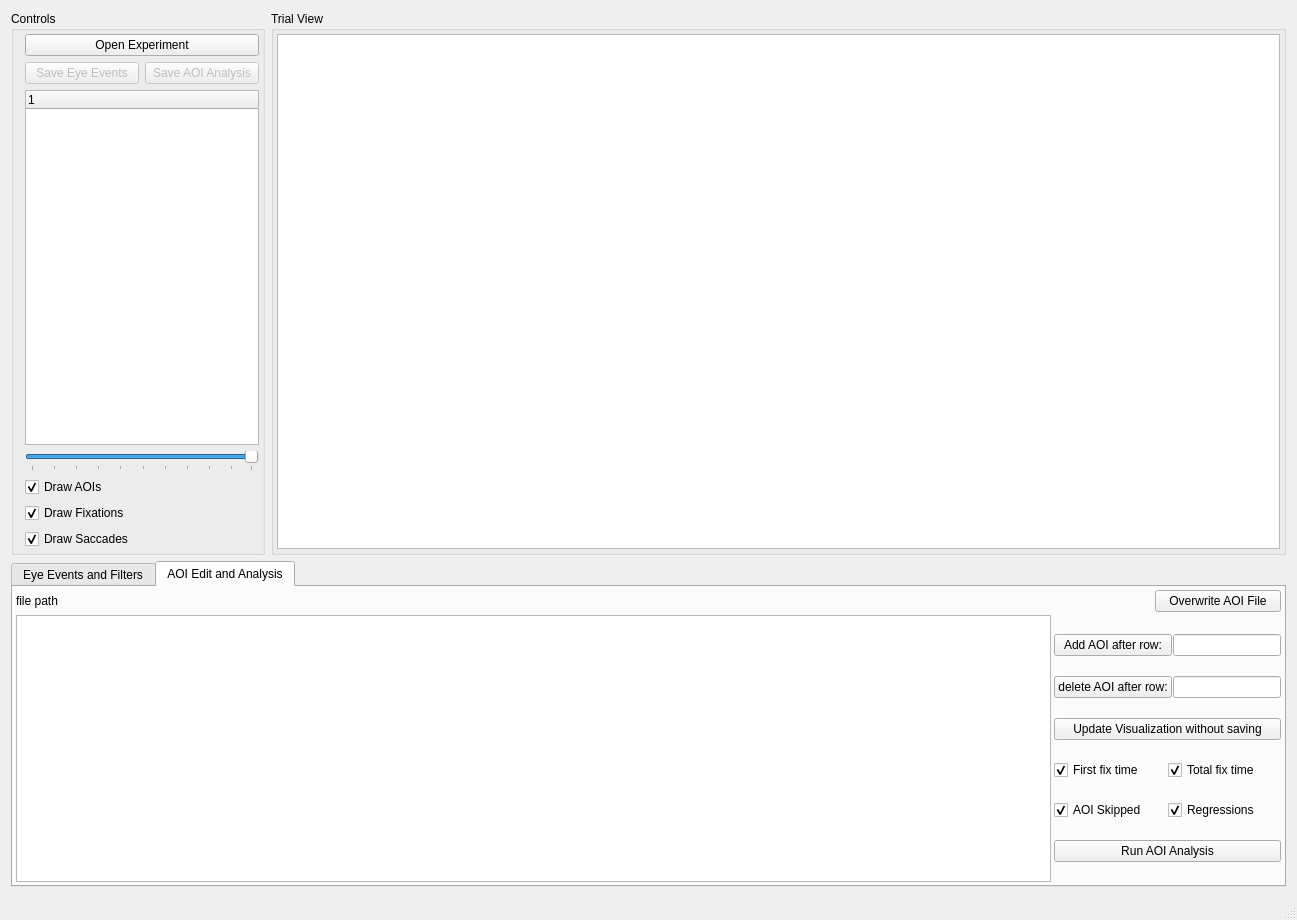
<?xml version="1.0" encoding="UTF-8"?>
<ui version="4.0">
 <class>MainWindow</class>
 <widget class="QMainWindow" name="MainWindow">
  <property name="geometry">
   <rect>
    <x>0</x>
    <y>0</y>
    <width>1297</width>
    <height>920</height>
   </rect>
  </property>
  <property name="windowTitle">
   <string>Eye-Wink</string>
  </property>
  <widget class="QWidget" name="centralWidget">
   <layout class="QVBoxLayout" name="verticalLayout" stretch="5,3">
    <item>
     <layout class="QHBoxLayout" name="horizontalLayout" stretch="1,4">
      <item>
       <widget class="QGroupBox" name="groupBox">
        <property name="title">
         <string>Controls</string>
        </property>
        <layout class="QVBoxLayout" name="verticalLayout_2">
         <property name="spacing">
          <number>6</number>
         </property>
         <property name="topMargin">
          <number>3</number>
         </property>
         <property name="rightMargin">
          <number>3</number>
         </property>
         <property name="bottomMargin">
          <number>3</number>
         </property>
         <item>
          <widget class="QPushButton" name="pushButton">
           <property name="text">
            <string>Open Experiment</string>
           </property>
          </widget>
         </item>
         <item>
          <layout class="QHBoxLayout" name="horizontalLayout_2">
           <item>
            <widget class="QPushButton" name="pushButton_6">
             <property name="enabled">
              <bool>false</bool>
             </property>
             <property name="text">
              <string>Save Eye Events</string>
             </property>
            </widget>
           </item>
           <item>
            <widget class="QPushButton" name="pushButton_7">
             <property name="enabled">
              <bool>false</bool>
             </property>
             <property name="text">
              <string>Save AOI Analysis</string>
             </property>
            </widget>
           </item>
          </layout>
         </item>
         <item>
          <widget class="QTreeWidget" name="treeWidget">
           <column>
            <property name="text">
             <string notr="true">1</string>
            </property>
           </column>
          </widget>
         </item>
         <item>
          <widget class="QSlider" name="horizontalSlider">
           <property name="value">
            <number>99</number>
           </property>
           <property name="orientation">
            <enum>Qt::Horizontal</enum>
           </property>
           <property name="tickPosition">
            <enum>QSlider::TicksBelow</enum>
           </property>
           <property name="tickInterval">
            <number>0</number>
           </property>
          </widget>
         </item>
         <item>
          <widget class="QCheckBox" name="checkBox_3">
           <property name="text">
            <string>Draw AOIs</string>
           </property>
           <property name="checked">
            <bool>true</bool>
           </property>
          </widget>
         </item>
         <item>
          <widget class="QCheckBox" name="checkBox">
           <property name="text">
            <string>Draw Fixations</string>
           </property>
           <property name="checked">
            <bool>true</bool>
           </property>
          </widget>
         </item>
         <item>
          <widget class="QCheckBox" name="checkBox_2">
           <property name="text">
            <string>Draw Saccades</string>
           </property>
           <property name="checked">
            <bool>true</bool>
           </property>
          </widget>
         </item>
        </layout>
       </widget>
      </item>
      <item>
       <widget class="QGroupBox" name="groupBox_2">
        <property name="title">
         <string>Trial View</string>
        </property>
        <property name="alignment">
         <set>Qt::AlignLeading|Qt::AlignLeft|Qt::AlignTop</set>
        </property>
        <layout class="QGridLayout" name="gridLayout">
         <property name="leftMargin">
          <number>3</number>
         </property>
         <property name="topMargin">
          <number>3</number>
         </property>
         <property name="rightMargin">
          <number>3</number>
         </property>
         <property name="bottomMargin">
          <number>3</number>
         </property>
         <property name="horizontalSpacing">
          <number>3</number>
         </property>
         <item row="0" column="0">
          <widget class="GraphicsView" name="graphicsView">
           <property name="autoFillBackground">
            <bool>false</bool>
           </property>
           <property name="alignment">
            <set>Qt::AlignLeading|Qt::AlignLeft|Qt::AlignTop</set>
           </property>
          </widget>
         </item>
        </layout>
       </widget>
      </item>
     </layout>
    </item>
    <item>
     <widget class="QTabWidget" name="tabWidget">
      <property name="currentIndex">
       <number>1</number>
      </property>
      <widget class="QWidget" name="tab">
       <attribute name="title">
        <string>Eye Events and Filters</string>
       </attribute>
       <layout class="QGridLayout" name="gridLayout_2" columnstretch="1,0">
        <property name="leftMargin">
         <number>3</number>
        </property>
        <property name="topMargin">
         <number>3</number>
        </property>
        <property name="rightMargin">
         <number>3</number>
        </property>
        <property name="bottomMargin">
         <number>3</number>
        </property>
        <property name="spacing">
         <number>3</number>
        </property>
        <item row="0" column="0">
         <widget class="QTableWidget" name="tableWidget"/>
        </item>
        <item row="0" column="1">
         <layout class="QVBoxLayout" name="verticalLayout_3">
          <item>
           <widget class="QTextEdit" name="textEdit"/>
          </item>
          <item>
           <layout class="QHBoxLayout" name="horizontalLayout_3" stretch="3,1">
            <item>
             <widget class="QPushButton" name="pushButton_10">
              <property name="text">
               <string>Remove Fixations&lt;</string>
              </property>
             </widget>
            </item>
            <item>
             <widget class="QLineEdit" name="lineEdit_4"/>
            </item>
           </layout>
          </item>
          <item>
           <layout class="QHBoxLayout" name="horizontalLayout_4" stretch="3,1">
            <item>
             <widget class="QPushButton" name="pushButton_9">
              <property name="text">
               <string>Remove Fixations &gt;</string>
              </property>
             </widget>
            </item>
            <item>
             <widget class="QLineEdit" name="lineEdit_3">
              <property name="text">
               <string/>
              </property>
             </widget>
            </item>
           </layout>
          </item>
          <item>
           <widget class="QPushButton" name="pushButton_8">
            <property name="text">
             <string>Update Visualization without saving</string>
            </property>
           </widget>
          </item>
         </layout>
        </item>
       </layout>
      </widget>
      <widget class="QWidget" name="tab_3">
       <attribute name="title">
        <string>AOI Edit and Analysis</string>
       </attribute>
       <layout class="QGridLayout" name="gridLayout_3">
        <property name="leftMargin">
         <number>3</number>
        </property>
        <property name="topMargin">
         <number>3</number>
        </property>
        <property name="rightMargin">
         <number>3</number>
        </property>
        <property name="bottomMargin">
         <number>3</number>
        </property>
        <property name="spacing">
         <number>3</number>
        </property>
        <item row="1" column="0">
         <layout class="QHBoxLayout" name="horizontalLayout_10" stretch="9,0">
          <property name="spacing">
           <number>3</number>
          </property>
          <item>
           <widget class="QTableWidget" name="tableWidget_2"/>
          </item>
          <item>
           <layout class="QVBoxLayout" name="verticalLayout_4" stretch="0,0,0,0,0,0">
            <property name="spacing">
             <number>1</number>
            </property>
            <item>
             <layout class="QHBoxLayout" name="horizontalLayout_6" stretch="1,0">
              <property name="spacing">
               <number>1</number>
              </property>
              <item>
               <widget class="QPushButton" name="pushButton_4">
                <property name="text">
                 <string>Add AOI after row:</string>
                </property>
               </widget>
              </item>
              <item>
               <widget class="QLineEdit" name="lineEdit"/>
              </item>
             </layout>
            </item>
            <item>
             <layout class="QHBoxLayout" name="horizontalLayout_7" stretch="0,0">
              <property name="spacing">
               <number>1</number>
              </property>
              <item>
               <widget class="QPushButton" name="pushButton_5">
                <property name="text">
                 <string>delete AOI after row:</string>
                </property>
               </widget>
              </item>
              <item>
               <widget class="QLineEdit" name="lineEdit_2">
                <property name="text">
                 <string/>
                </property>
               </widget>
              </item>
             </layout>
            </item>
            <item>
             <widget class="QPushButton" name="pushButton_3">
              <property name="text">
               <string>Update Visualization without saving</string>
              </property>
             </widget>
            </item>
            <item>
             <layout class="QHBoxLayout" name="horizontalLayout_8">
              <property name="spacing">
               <number>1</number>
              </property>
              <item>
               <widget class="QCheckBox" name="checkBox_5">
                <property name="text">
                 <string>First fix time</string>
                </property>
                <property name="checked">
                 <bool>true</bool>
                </property>
               </widget>
              </item>
              <item>
               <widget class="QCheckBox" name="checkBox_4">
                <property name="text">
                 <string>Total fix time</string>
                </property>
                <property name="checked">
                 <bool>true</bool>
                </property>
               </widget>
              </item>
             </layout>
            </item>
            <item>
             <layout class="QHBoxLayout" name="horizontalLayout_9">
              <property name="spacing">
               <number>1</number>
              </property>
              <item>
               <widget class="QCheckBox" name="checkBox_6">
                <property name="text">
                 <string>AOI Skipped</string>
                </property>
                <property name="checked">
                 <bool>true</bool>
                </property>
               </widget>
              </item>
              <item>
               <widget class="QCheckBox" name="checkBox_7">
                <property name="text">
                 <string>Regressions</string>
                </property>
                <property name="checked">
                 <bool>true</bool>
                </property>
               </widget>
              </item>
             </layout>
            </item>
            <item>
             <widget class="QPushButton" name="pushButton_11">
              <property name="text">
               <string>Run AOI Analysis</string>
              </property>
             </widget>
            </item>
           </layout>
          </item>
         </layout>
        </item>
        <item row="0" column="0">
         <layout class="QHBoxLayout" name="horizontalLayout_5" stretch="9,1">
          <item>
           <widget class="QLabel" name="label">
            <property name="text">
             <string>file path</string>
            </property>
           </widget>
          </item>
          <item>
           <widget class="QPushButton" name="pushButton_2">
            <property name="text">
             <string>Overwrite AOI File</string>
            </property>
           </widget>
          </item>
         </layout>
        </item>
       </layout>
      </widget>
     </widget>
    </item>
   </layout>
  </widget>
  <widget class="QStatusBar" name="statusBar"/>
 </widget>
 <layoutdefault spacing="6" margin="11"/>
 <customwidgets>
  <customwidget>
   <class>GraphicsView</class>
   <extends>QGraphicsView</extends>
   <header>graphicsview.h</header>
  </customwidget>
 </customwidgets>
 <tabstops>
  <tabstop>graphicsView</tabstop>
 </tabstops>
 <resources/>
 <connections/>
</ui>
